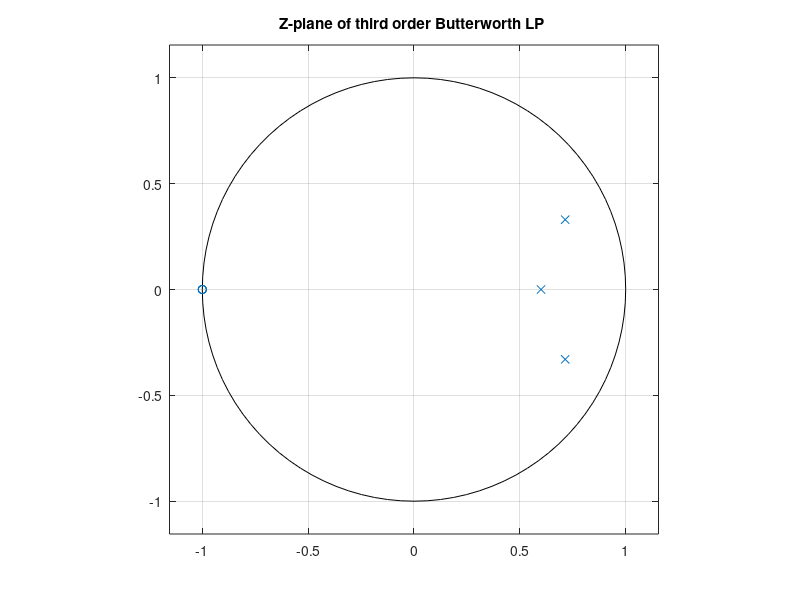
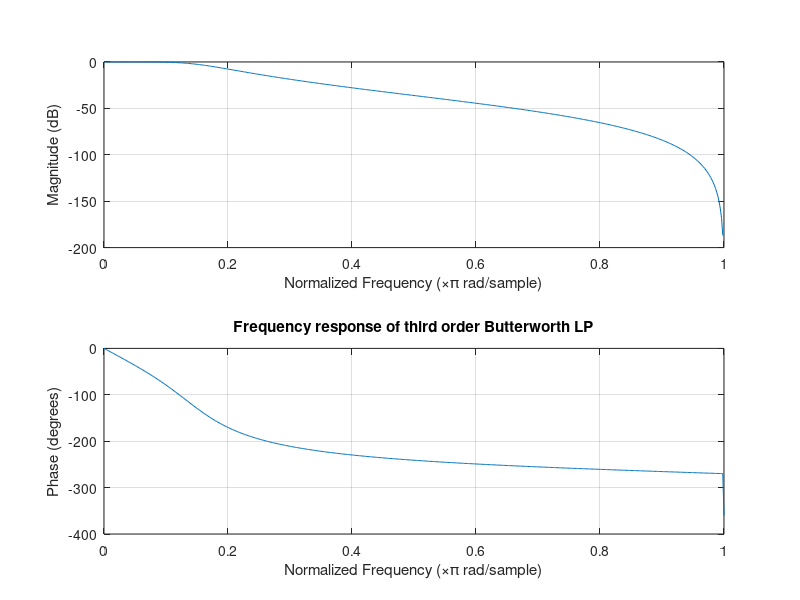
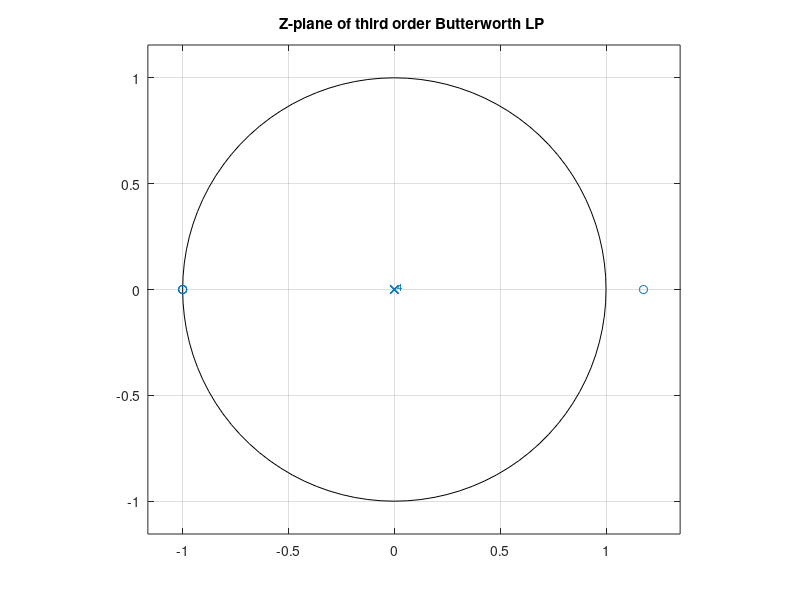
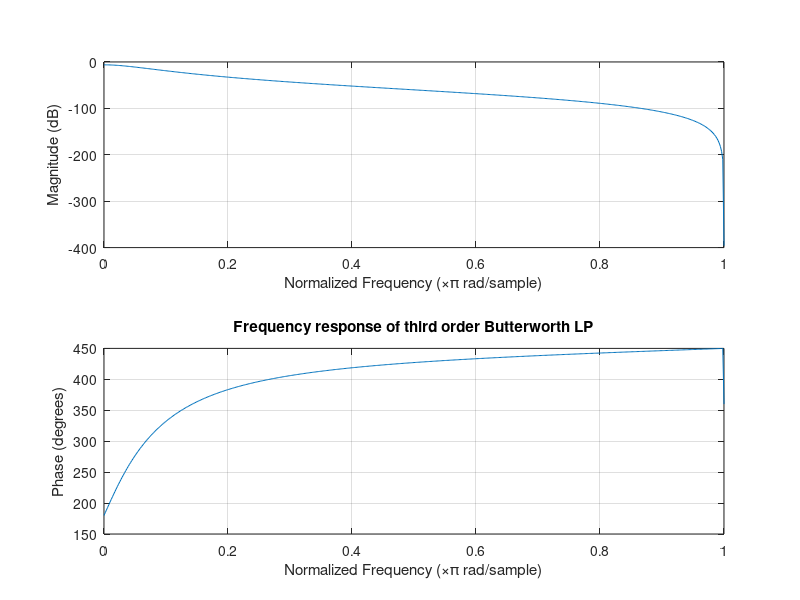

Write MATLAB code to recreate these figures, in order.
%Sebastian Van der Borght 4meii2 C2

%variabelen
fs = 2;
wn = 0.16*2*pi;
fp = wn/(2*pi);
z = [1 3 3 1];
p = [105 -213 155 -39];

%plot van zero en pool
figure(1)
zplane(z,p)
title('Z-plane of third order Butterworth LP ');

%plot van amplitude- en faseresponsie in het discrete frequentie domein
figure(2)
freqz(z,p)
title('Frequency response of third order Butterworth LP');

[H_N, H_D] = butter(3, wn, 's');

[z, p] = bilinear(H_N, H_D, fs, fp);

%plot van zero en pool
figure(3)
zplane(z,2)
title('Z-plane of third order Butterworth LP ');

%plot van amplitude- en faseresponsie in het discrete frequentie domein
figure(4)
freqz(z,p)
title('Frequency response of third order Butterworth LP');
